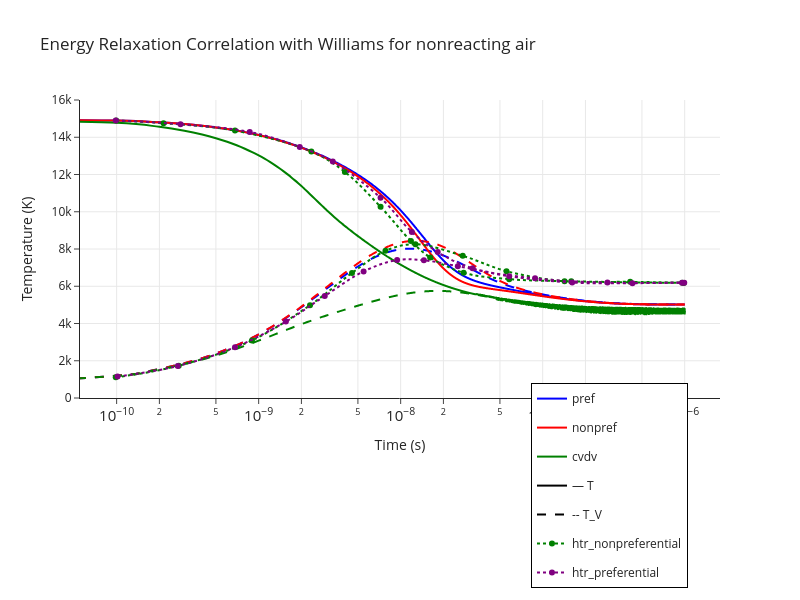
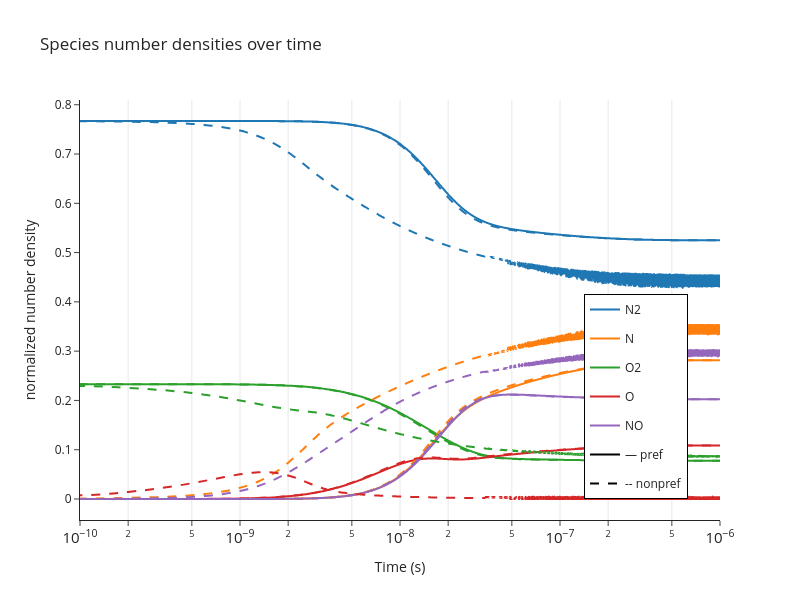

Source (notebook cell) for these figures, in order:
### Code cell
from plotly import graph_objects as go
import pandas as pd

runs = {"pref": U_field_pref, "nonpref": U_field_nonpref, "cvdv": U_field_cvdv}
run_colors = {"pref": "blue", "nonpref": "red", "cvdv": "green"}

extract_primitives_from_U_jitted = jax.jit(
    equation_manager_utils.extract_primitives_from_U
)

run_primitives = {}
for run_name, U_field in runs.items():
    Y_s, rho, T, T_V, p = jax.vmap(extract_primitives_from_U_jitted, in_axes=(0, None))(
        U_field, equation_manager
    )
    run_primitives[run_name] = (Y_s, rho, T, T_V, p)

ref_colors = ["green", "purple", "orange", "brown", "pink"]


def load_ref_csv(csv_path):
    df = pd.read_csv(csv_path, skiprows=1)
    with open(csv_path) as f:
        dataset_names = [n for n in f.readline().strip().split(",") if n]
    return df, dataset_names


def iter_ref_traces(df, dataset_names, suffixes):
    for i, name in enumerate(dataset_names):
        x_col, y_col = i * 2, i * 2 + 1
        if y_col >= len(df.columns):
            continue
        x = pd.to_numeric(df.iloc[:, x_col], errors="coerce").dropna().values
        y = pd.to_numeric(df.iloc[:, y_col], errors="coerce").dropna().values
        n = min(len(x), len(y))
        prefix = name
        for suffix in suffixes:
            if suffix in name:
                prefix = name.replace(suffix, "")
                break
        yield prefix, name, x[:n], y[:n]


# ── Temperature plot ──────────────────────────────────────────────────────────
fig = go.Figure()

for run_name, (_, _, T, T_V, _) in run_primitives.items():
    color = run_colors[run_name]
    fig.add_trace(
        go.Scatter(
            x=t,
            y=T[:, 0],
            mode="lines",
            name=run_name,
            legendgroup=run_name,
            showlegend=True,
            line=dict(color=color, shape="spline", smoothing=1.0),
        )
    )
    fig.add_trace(
        go.Scatter(
            x=t,
            y=T_V[:, 0],
            mode="lines",
            name=run_name,
            legendgroup=run_name,
            showlegend=False,
            line=dict(color=color, dash="dash", shape="spline", smoothing=1.0),
        )
    )

fig.add_trace(
    go.Scatter(
        x=[None],
        y=[None],
        mode="lines",
        name="— T",
        line=dict(color="black", dash="solid"),
        showlegend=True,
    )
)
fig.add_trace(
    go.Scatter(
        x=[None],
        y=[None],
        mode="lines",
        name="-- T_V",
        line=dict(color="black", dash="dash"),
        showlegend=True,
    )
)

fig.add_hline(y=7623.3, name="T_eq Casseau", line_dash="dash", line_color="black")

df, dataset_names = load_ref_csv(
    "/home/hhoechter/tum/jaxfluids_internship/experiments/heatbath_0d/williams_figure_1_air.csv"
)
seen_prefixes = {}
for prefix, name, x, y in iter_ref_traces(df, dataset_names, ["_t_v", "_t_tr"]):
    if prefix not in seen_prefixes:
        seen_prefixes[prefix] = ref_colors[len(seen_prefixes) % len(ref_colors)]
        show = True
    else:
        show = False
    color = seen_prefixes[prefix]
    fig.add_trace(
        go.Scatter(
            x=x,
            y=y * 1000,
            mode="markers+lines",
            name=prefix,
            legendgroup=f"ref_{prefix}",
            showlegend=show,
            line=dict(dash="dot", shape="spline", smoothing=1.0, color=color),
            marker=dict(color=color),
        )
    )

fig.update_xaxes(type="log", exponentformat="power", showexponent="all", showgrid=True)
fig.update_yaxes(range=[0, 16000], showgrid=True)
fig.update_layout(
    template="simple_white",
    title="Energy Relaxation Correlation with Williams for nonreacting air",
    xaxis_title="Time (s)",
    yaxis_title="Temperature (K)",
    legend=dict(
        x=0.95,
        y=0.05,
        xanchor="right",
        yanchor="top",
        borderwidth=1,
        bordercolor="black",
    ),
    width=800,
    height=600,
)
fig.show()
fig.update_layout(
    title=None,
    width=1200,
    height=800,
    margin=dict(t=10, b=100, l=80, r=10),
    xaxis=dict(title_font=dict(size=22), tickfont=dict(size=18), tickangle=45),
    yaxis=dict(title_font=dict(size=22), tickfont=dict(size=18)),
    legend=dict(
        font=dict(size=18),
        x=0.5,
        y=-0.25,
        xanchor="center",
        yanchor="top",
        borderwidth=1,
        bordercolor="white",
        orientation="h",
    ),
)
fig.write_image(
    "/home/hhoechter/tum/jaxfluids_internship/experiments/heatbath_0d/willams_1.pdf"
)


# ── Species number density plot ───────────────────────────────────────────────
palette = ["#1f77b4", "#ff7f0e", "#2ca02c", "#d62728", "#9467bd", "#8c564b"]
n_tot_init = p_init / (constants.R_universal * T_tr_init) * constants.N_A

fig = go.Figure()

for run_idx, (run_name, (Y_s, rho, _, _, _)) in enumerate(run_primitives.items()):
    dash = "solid" if run_name == "pref" else "dash"
    M = jnp.sum(Y_s * species.molar_masses[None, None, :], axis=2)
    n = Y_s[:, 0, :] * rho / M * constants.N_A
    for i, sp_name in enumerate(species.names):
        color = palette[i % len(palette)]
        fig.add_trace(
            go.Scatter(
                x=t,
                y=n[:, i] / n_tot_init,
                mode="lines",
                name=sp_name,
                legendgroup=sp_name,
                showlegend=(run_idx == 0),
                line=dict(shape="spline", smoothing=1.0, color=color, dash=dash),
            )
        )

fig.add_trace(
    go.Scatter(
        x=[None],
        y=[None],
        mode="lines",
        name="— pref",
        line=dict(color="black", dash="solid"),
        showlegend=True,
    )
)
fig.add_trace(
    go.Scatter(
        x=[None],
        y=[None],
        mode="lines",
        name="-- nonpref",
        line=dict(color="black", dash="dash"),
        showlegend=True,
    )
)

fig.update_xaxes(
    type="log",
    exponentformat="power",
    showexponent="all",
    showgrid=True,
    range=[-10, -6],
)
fig.update_layout(
    template="simple_white",
    title="Species number densities over time",
    xaxis_title="Time (s)",
    yaxis_title="normalized number density",
    legend=dict(
        x=0.95,
        y=0.05,
        xanchor="right",
        yanchor="bottom",
        borderwidth=1,
        bordercolor="black",
    ),
    width=800,
    height=600,
)
fig.show()

### Figure 1 — Plotly figure (JSON) as saved in the notebook; plotly's stock layout.template omitted (floating-point values rounded to 4 significant figures; data arrays with more than 128 entries replaced by an {"elided": "..."} marker saying what was removed)
{"data": [{"legendgroup": "pref", "line": {"color": "blue", "shape": "spline", "smoothing": 1}, "mode": "lines", "name": "pref", "showlegend": true, "type": "scatter", "x": {"elided": "10001 float values"}, "y": {"elided": "10001 float values"}}, {"legendgroup": "pref", "line": {"color": "blue", "dash": "dash", "shape": "spline", "smoothing": 1}, "mode": "lines", "name": "pref", "showlegend": false, "type": "scatter", "x": {"elided": "10001 float values"}, "y": {"elided": "10001 float values"}}, {"legendgroup": "nonpref", "line": {"color": "red", "shape": "spline", "smoothing": 1}, "mode": "lines", "name": "nonpref", "showlegend": true, "type": "scatter", "x": {"elided": "10001 float values"}, "y": {"elided": "10001 float values"}}, {"legendgroup": "nonpref", "line": {"color": "red", "dash": "dash", "shape": "spline", "smoothing": 1}, "mode": "lines", "name": "nonpref", "showlegend": false, "type": "scatter", "x": {"elided": "10001 float values"}, "y": {"elided": "10001 float values"}}, {"legendgroup": "cvdv", "line": {"color": "green", "shape": "spline", "smoothing": 1}, "mode": "lines", "name": "cvdv", "showlegend": true, "type": "scatter", "x": {"elided": "10001 float values"}, "y": {"elided": "10001 float values"}}, {"legendgroup": "cvdv", "line": {"color": "green", "dash": "dash", "shape": "spline", "smoothing": 1}, "mode": "lines", "name": "cvdv", "showlegend": false, "type": "scatter", "x": {"elided": "10001 float values"}, "y": {"elided": "10001 float values"}}, {"line": {"color": "black", "dash": "solid"}, "mode": "lines", "name": "— T", "showlegend": true, "type": "scatter", "x": [null], "y": [null]}, {"line": {"color": "black", "dash": "dash"}, "mode": "lines", "name": "-- T_V", "showlegend": true, "type": "scatter", "x": [null], "y": [null]}, {"legendgroup": "ref_htr_nonpreferential", "line": {"color": "green", "dash": "dot", "shape": "spline", "smoothing": 1}, "marker": {"color": "green"}, "mode": "markers+lines", "name": "htr_nonpreferential", "showlegend": true, "type": "scatter", "x": [9.928e-11, 2.139e-10, 6.813e-10, 2.35e-09, 4.045e-09, 7.219e-09, 1.181e-08, 1.613e-08, 2.776e-08, 5.81e-08, 1.589e-07, 9.856e-07], "y": [14900.0, 14760.0, 14360.0, 13230.0, 12140.0, 10260.0, 8430.0, 7549.0, 6724.0, 6382.0, 6267.0, 6179.0]}, {"legendgroup": "ref_htr_nonpreferential", "line": {"color": "green", "dash": "dot", "shape": "spline", "smoothing": 1}, "marker": {"color": "green"}, "mode": "markers+lines", "name": "htr_nonpreferential", "showlegend": false, "type": "scatter", "x": [9.856e-11, 2.736e-10, 8.971e-10, 2.3e-09, 4.542e-09, 7.818e-09, 1.27e-08, 2.736e-08, 5.563e-08, 1.426e-07, 4.134e-07, 9.644e-07], "y": [1108.0, 1731.0, 3093.0, 4981.0, 6713.0, 7905.0, 8260.0, 7633.0, 6808.0, 6267.0, 6237.0, 6193.0]}, {"legendgroup": "ref_htr_preferential", "line": {"color": "purple", "dash": "dot", "shape": "spline", "smoothing": 1}, "marker": {"color": "purple"}, "mode": "markers+lines", "name": "htr_preferential", "showlegend": true, "type": "scatter", "x": [9.856e-11, 2.816e-10, 8.652e-10, 1.947e-09, 3.327e-09, 7.219e-09, 1.198e-08, 1.824e-08, 3.208e-08, 8.842e-08, 2.857e-07, 9.928e-07], "y": [14900.0, 14700.0, 14290.0, 13480.0, 12690.0, 10750.0, 8913.0, 7833.0, 6966.0, 6424.0, 6195.0, 6193.0]}, {"legendgroup": "ref_htr_preferential", "line": {"color": "purple", "dash": "dot", "shape": "spline", "smoothing": 1}, "marker": {"color": "purple"}, "mode": "markers+lines", "name": "htr_preferential", "showlegend": false, "type": "scatter", "x": [1.015e-10, 2.697e-10, 6.813e-10, 1.555e-09, 2.92e-09, 5.483e-09, 9.437e-09, 1.457e-08, 2.526e-08, 5.81e-08, 1.613e-07, 4.286e-07, 9.575e-07], "y": [1151.0, 1717.0, 2724.0, 4101.0, 5478.0, 6798.0, 7408.0, 7393.0, 7080.0, 6538.0, 6196.0, 6166.0, 6193.0]}], "layout": {"height": 600, "legend": {"bordercolor": "black", "borderwidth": 1, "x": 0.95, "xanchor": "right", "y": 0.05, "yanchor": "top"}, "shapes": [{"line": {"color": "black", "dash": "dash"}, "name": "T_eq Casseau", "type": "line", "x0": 0, "x1": 1, "xref": "x domain", "y0": 7623.0, "y1": 7623.0, "yref": "y"}], "title": {"text": "Energy Relaxation Correlation with Williams for nonreacting air"}, "width": 800, "xaxis": {"exponentformat": "power", "showexponent": "all", "showgrid": true, "title": {"text": "Time (s)"}, "type": "log"}, "yaxis": {"range": [0, 16000], "showgrid": true, "title": {"text": "Temperature (K)"}}}}

### Figure 2 — Plotly figure (JSON) as saved in the notebook; plotly's stock layout.template omitted (floating-point values rounded to 4 significant figures; data arrays with more than 128 entries replaced by an {"elided": "..."} marker saying what was removed)
{"data": [{"legendgroup": "N2", "line": {"color": "#1f77b4", "dash": "solid", "shape": "spline", "smoothing": 1}, "mode": "lines", "name": "N2", "showlegend": true, "type": "scatter", "x": {"elided": "10001 float values"}, "y": {"elided": "10001 float values"}}, {"legendgroup": "N", "line": {"color": "#ff7f0e", "dash": "solid", "shape": "spline", "smoothing": 1}, "mode": "lines", "name": "N", "showlegend": true, "type": "scatter", "x": {"elided": "10001 float values"}, "y": {"elided": "10001 float values"}}, {"legendgroup": "O2", "line": {"color": "#2ca02c", "dash": "solid", "shape": "spline", "smoothing": 1}, "mode": "lines", "name": "O2", "showlegend": true, "type": "scatter", "x": {"elided": "10001 float values"}, "y": {"elided": "10001 float values"}}, {"legendgroup": "O", "line": {"color": "#d62728", "dash": "solid", "shape": "spline", "smoothing": 1}, "mode": "lines", "name": "O", "showlegend": true, "type": "scatter", "x": {"elided": "10001 float values"}, "y": {"elided": "10001 float values"}}, {"legendgroup": "NO", "line": {"color": "#9467bd", "dash": "solid", "shape": "spline", "smoothing": 1}, "mode": "lines", "name": "NO", "showlegend": true, "type": "scatter", "x": {"elided": "10001 float values"}, "y": {"elided": "10001 float values"}}, {"legendgroup": "N2", "line": {"color": "#1f77b4", "dash": "dash", "shape": "spline", "smoothing": 1}, "mode": "lines", "name": "N2", "showlegend": false, "type": "scatter", "x": {"elided": "10001 float values"}, "y": {"elided": "10001 float values"}}, {"legendgroup": "N", "line": {"color": "#ff7f0e", "dash": "dash", "shape": "spline", "smoothing": 1}, "mode": "lines", "name": "N", "showlegend": false, "type": "scatter", "x": {"elided": "10001 float values"}, "y": {"elided": "10001 float values"}}, {"legendgroup": "O2", "line": {"color": "#2ca02c", "dash": "dash", "shape": "spline", "smoothing": 1}, "mode": "lines", "name": "O2", "showlegend": false, "type": "scatter", "x": {"elided": "10001 float values"}, "y": {"elided": "10001 float values"}}, {"legendgroup": "O", "line": {"color": "#d62728", "dash": "dash", "shape": "spline", "smoothing": 1}, "mode": "lines", "name": "O", "showlegend": false, "type": "scatter", "x": {"elided": "10001 float values"}, "y": {"elided": "10001 float values"}}, {"legendgroup": "NO", "line": {"color": "#9467bd", "dash": "dash", "shape": "spline", "smoothing": 1}, "mode": "lines", "name": "NO", "showlegend": false, "type": "scatter", "x": {"elided": "10001 float values"}, "y": {"elided": "10001 float values"}}, {"legendgroup": "N2", "line": {"color": "#1f77b4", "dash": "dash", "shape": "spline", "smoothing": 1}, "mode": "lines", "name": "N2", "showlegend": false, "type": "scatter", "x": {"elided": "10001 float values"}, "y": {"elided": "10001 float values"}}, {"legendgroup": "N", "line": {"color": "#ff7f0e", "dash": "dash", "shape": "spline", "smoothing": 1}, "mode": "lines", "name": "N", "showlegend": false, "type": "scatter", "x": {"elided": "10001 float values"}, "y": {"elided": "10001 float values"}}, {"legendgroup": "O2", "line": {"color": "#2ca02c", "dash": "dash", "shape": "spline", "smoothing": 1}, "mode": "lines", "name": "O2", "showlegend": false, "type": "scatter", "x": {"elided": "10001 float values"}, "y": {"elided": "10001 float values"}}, {"legendgroup": "O", "line": {"color": "#d62728", "dash": "dash", "shape": "spline", "smoothing": 1}, "mode": "lines", "name": "O", "showlegend": false, "type": "scatter", "x": {"elided": "10001 float values"}, "y": {"elided": "10001 float values"}}, {"legendgroup": "NO", "line": {"color": "#9467bd", "dash": "dash", "shape": "spline", "smoothing": 1}, "mode": "lines", "name": "NO", "showlegend": false, "type": "scatter", "x": {"elided": "10001 float values"}, "y": {"elided": "10001 float values"}}, {"line": {"color": "black", "dash": "solid"}, "mode": "lines", "name": "— pref", "showlegend": true, "type": "scatter", "x": [null], "y": [null]}, {"line": {"color": "black", "dash": "dash"}, "mode": "lines", "name": "-- nonpref", "showlegend": true, "type": "scatter", "x": [null], "y": [null]}], "layout": {"height": 600, "legend": {"bordercolor": "black", "borderwidth": 1, "x": 0.95, "xanchor": "right", "y": 0.05, "yanchor": "bottom"}, "title": {"text": "Species number densities over time"}, "width": 800, "xaxis": {"exponentformat": "power", "range": [-10, -6], "showexponent": "all", "showgrid": true, "title": {"text": "Time (s)"}, "type": "log"}, "yaxis": {"title": {"text": "normalized number density"}}}}
